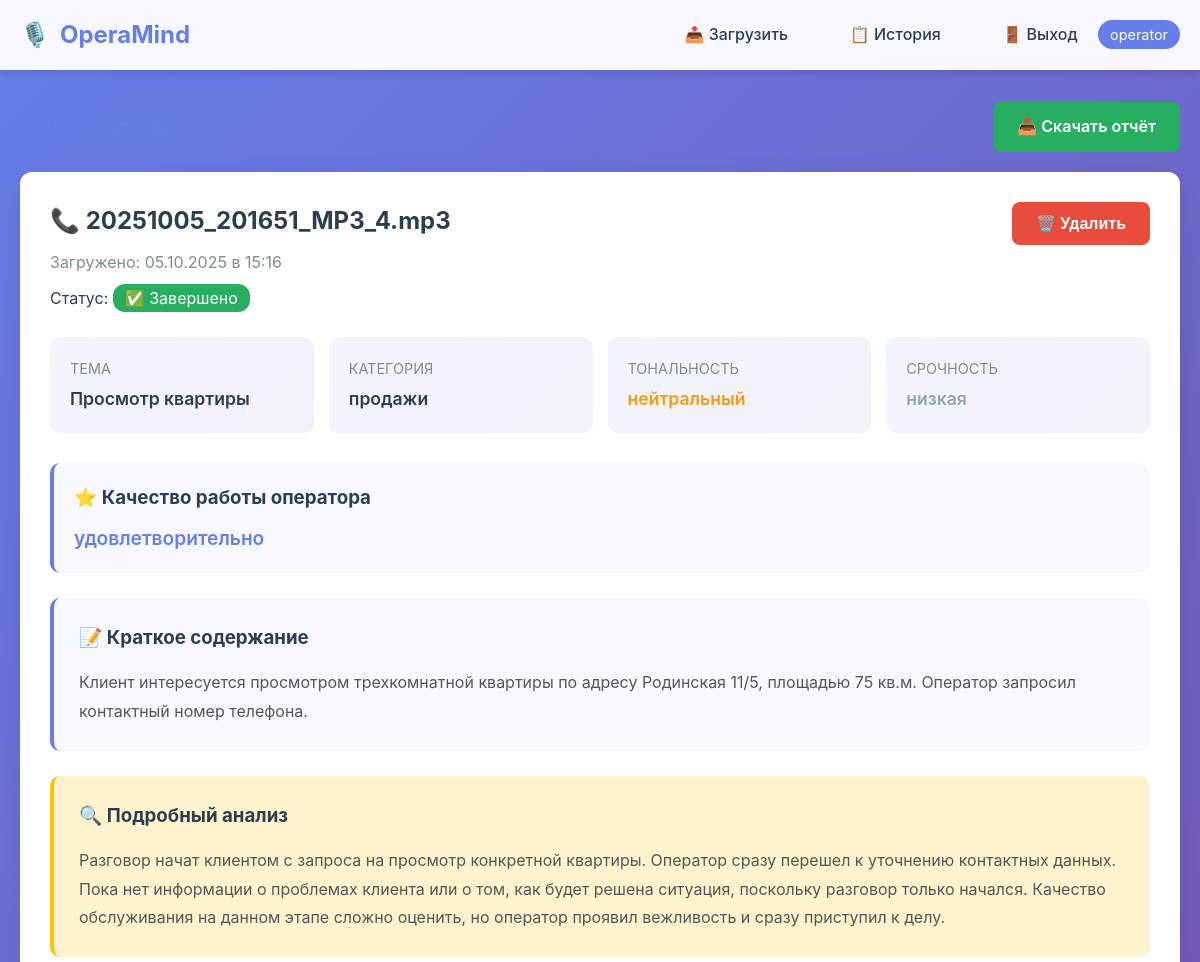
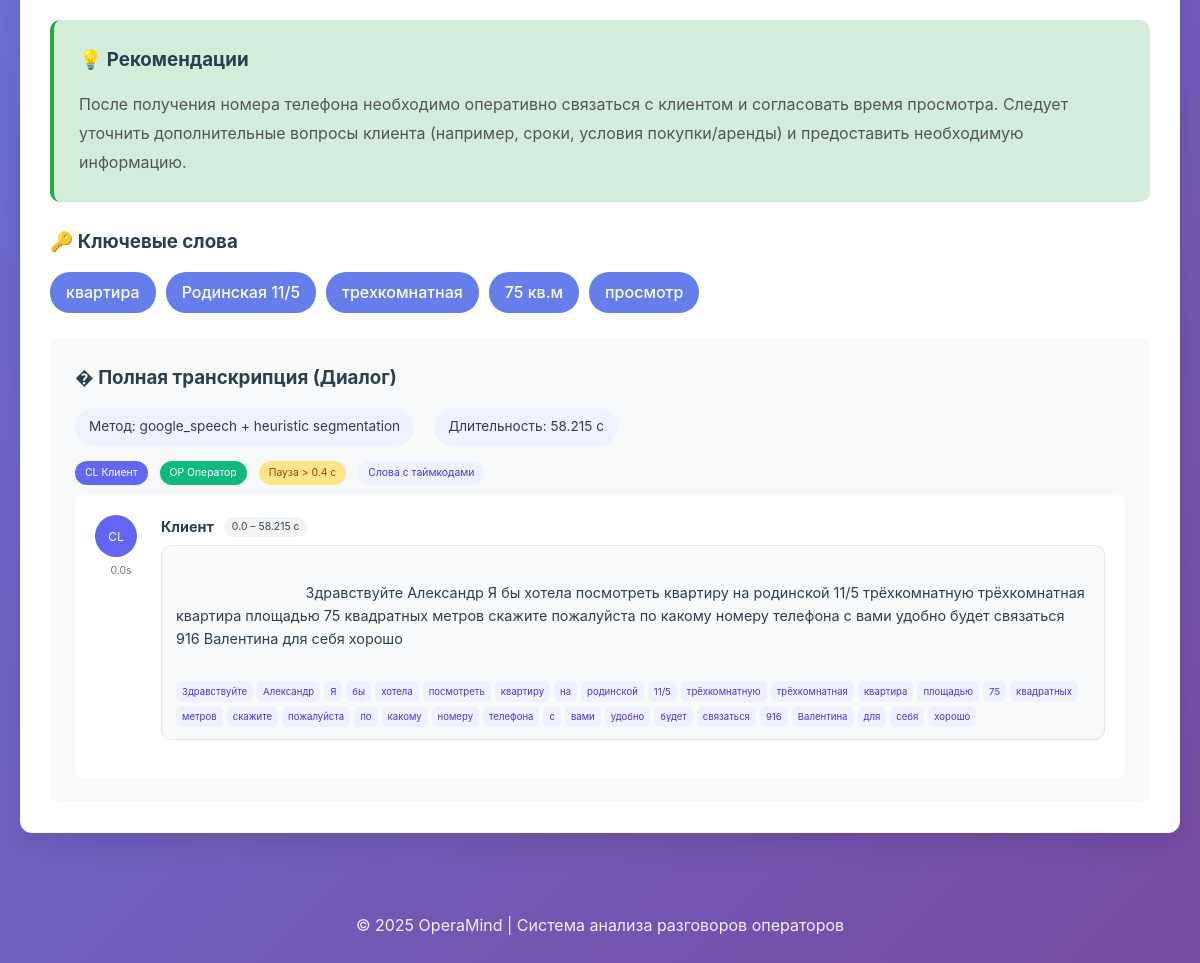
Page /conversation/21 (signed in) on the committed database (2 pictures, top to bottom).
### models.py (models this page shows, shortened)
class User(UserMixin, db.Model):
    id = db.Column(db.Integer, primary_key=True)
    username = db.Column(db.String(80), unique=True, nullable=False)
    password_hash = db.Column(db.String(200), nullable=False)
    created_at = db.Column(db.DateTime, default=datetime.utcnow)
    conversations = db.relationship('Conversation', backref='user', lazy=True, cascade='all, delete-orphan')

class Conversation(db.Model):
    id = db.Column(db.Integer, primary_key=True)
    filename = db.Column(db.String(255), nullable=False)
    filepath = db.Column(db.String(500), nullable=False)
    duration = db.Column(db.Integer)
    upload_date = db.Column(db.DateTime, default=datetime.utcnow)
    status = db.Column(db.String(50), default='pending')  # pending/transcribing/analyzing/completed/error
    user_id = db.Column(db.Integer, db.ForeignKey('user.id'), nullable=False)
    analysis = db.relationship('Analysis', backref='conversation', uselist=False, cascade='all, delete-orphan')

class Analysis(db.Model):
    id = db.Column(db.Integer, primary_key=True)
    conversation_id = db.Column(db.Integer, db.ForeignKey('conversation.id'), nullable=False)
    transcript = db.Column(db.Text)
    topic = db.Column(db.String(100))
    category = db.Column(db.String(50))
    sentiment = db.Column(db.String(50))
    urgency = db.Column(db.String(50))
    keywords = db.Column(db.Text)  # JSON
    summary = db.Column(db.Text)
    detailed_analysis = db.Column(db.Text)  # Подробный анализ
    operator_quality = db.Column(db.String(50))  # Оценка работы оператора
    recommendations = db.Column(db.Text)  # Рекомендации
    created_at = db.Column(db.DateTime, default=datetime.utcnow)

### app.py (the view)
@app.route('/conversation/<int:conversation_id>')
@login_required
def conversation_detail(conversation_id):
    conversation = Conversation.query.get_or_404(conversation_id)
    if conversation.user_id != current_user.id:
        flash('❌ Нет доступа', 'error')
        return redirect(url_for('history'))
    return render_template('conversation_detail.html', conversation=conversation)

### templates/conversation_detail.html (shortened to what this page needs)
{% extends "base.html" %}
{% block content %}
<div style="margin-bottom: 20px; display: flex; justify-content: space-between; align-items: center;">
    <a href="{{ url_for('history') }}" style="color: #667eea; text-decoration: none; font-weight: 500;">
    </a>
    {% if conversation.analysis %}
    <a href="{{ url_for('download_report', conversation_id=conversation.id) }}" class="btn" style="background: #27ae60;">
        📥 Скачать отчёт
    </a>
    {% endif %}
</div>
<div class="card">
    <div style="display: flex; justify-content: space-between; align-items: start; margin-bottom: 25px;">
        <div>
            <h2 style="color: #2c3e50; margin-bottom: 10px;">📞 {{ conversation.filename }}</h2>
            <p style="color: #7f8c8d;">
                Загружено: {{ conversation.upload_date.strftime('%d.%m.%Y в %H:%M') }}
            </p>
            <p style="margin-top: 10px;">
                Статус:
                {% if conversation.status == 'completed' %}
                    <span style="background: #27ae60; color: white; padding: 4px 12px; border-radius: 12px;">✅ Завершено</span>
                {% elif conversation.status == 'transcribing' %}
                    <span style="background: #3498db; color: white; padding: 4px 12px; border-radius: 12px;">🎧 Транскрипция...</span>
                {% elif conversation.status == 'analyzing' %}
                    <span style="background: #f39c12; color: white; padding: 4px 12px; border-radius: 12px;">🤖 Анализ...</span>
                {% elif conversation.status == 'error' %}
                    <span style="background: #e74c3c; color: white; padding: 4px 12px; border-radius: 12px;">❌ Ошибка</span>
                {% else %}
                    <span style="background: #95a5a6; color: white; padding: 4px 12px; border-radius: 12px;">⏳ Ожидает</span>
                {% endif %}
            </p>
        </div>
        <form method="POST" action="{{ url_for('delete_conversation', conversation_id=conversation.id) }}"
              onsubmit="return confirm('Удалить этот разговор?');">
            <button type="submit" class="btn btn-danger">🗑️ Удалить</button>
        </form>
    </div>
    {% if conversation.analysis %}
    <div style="display: grid; grid-template-columns: repeat(auto-fit, minmax(200px, 1fr)); gap: 15px; margin-bottom: 30px;">
        <div style="background: linear-gradient(135deg, #667eea15 0%, #764ba215 100%); padding: 20px; border-radius: 10px;">
            <p style="color: #7f8c8d; font-size: 0.9rem; margin-bottom: 5px;">ТЕМА</p>
            <p style="color: #2c3e50; font-weight: 600; font-size: 1.1rem;">{{ conversation.analysis.topic }}</p>
        </div>
        <div style="background: linear-gradient(135deg, #667eea15 0%, #764ba215 100%); padding: 20px; border-radius: 10px;">
            <p style="color: #7f8c8d; font-size: 0.9rem; margin-bottom: 5px;">КАТЕГОРИЯ</p>
            <p style="color: #2c3e50; font-weight: 600; font-size: 1.1rem;">{{ conversation.analysis.category }}</p>
        </div>
        <div style="background: linear-gradient(135deg, #667eea15 0%, #764ba215 100%); padding: 20px; border-radius: 10px;">
            <p style="color: #7f8c8d; font-size: 0.9rem; margin-bottom: 5px;">ТОНАЛЬНОСТЬ</p>
            {% if conversation.analysis.sentiment == 'позитивный' %}
                <p style="font-weight: 600; font-size: 1.1rem; color: #27ae60;">{{ conversation.analysis.sentiment }}</p>
            {% elif conversation.analysis.sentiment == 'негативный' %}
                <p style="font-weight: 600; font-size: 1.1rem; color: #e74c3c;">{{ conversation.analysis.sentiment }}</p>
            {% else %}
                <p style="font-weight: 600; font-size: 1.1rem; color: #f39c12;">{{ conversation.analysis.sentiment }}</p>
            {% endif %}
        </div>
        <div style="background: linear-gradient(135deg, #667eea15 0%, #764ba215 100%); padding: 20px; border-radius: 10px;">
            <p style="color: #7f8c8d; font-size: 0.9rem; margin-bottom: 5px;">СРОЧНОСТЬ</p>
            {% if conversation.analysis.urgency == 'критическая' %}
                <p style="font-weight: 600; font-size: 1.1rem; color: #e74c3c;">{{ conversation.analysis.urgency }}</p>
            {% elif conversation.analysis.urgency == 'высокая' %}
                <p style="font-weight: 600; font-size: 1.1rem; color: #f39c12;">{{ conversation.analysis.urgency }}</p>
            {% elif conversation.analysis.urgency == 'средняя' %}
                <p style="font-weight: 600; font-size: 1.1rem; color: #3498db;">{{ conversation.analysis.urgency }}</p>
            {% else %}
                <p style="font-weight: 600; font-size: 1.1rem; color: #95a5a6;">{{ conversation.analysis.urgency }}</p>
            {% endif %}
        </div>
    </div>
    {% if conversation.analysis.operator_quality %}
    <div style="background: #f8f9ff; padding: 20px; border-radius: 10px; margin-bottom: 25px; border-left: 4px solid #667eea;">
        <h3 style="color: #2c3e50; margin-bottom: 10px;">⭐ Качество работы оператора</h3>
        <p style="font-size: 1.2rem; font-weight: 600; color: #667eea;">{{ conversation.analysis.operator_quality }}</p>
    </div>
    {% endif %}
    <div style="background: #f8f9ff; padding: 25px; border-radius: 10px; margin-bottom: 25px; border-left: 4px solid #667eea;">
        <h3 style="color: #2c3e50; margin-bottom: 15px;">📝 Краткое содержание</h3>
        <p style="color: #555; line-height: 1.8;">{{ conversation.analysis.summary }}</p>
    </div>
    {% if conversation.analysis.detailed_analysis %}
    <div style="background: #fff3cd; padding: 25px; border-radius: 10px; margin-bottom: 25px; border-left: 4px solid #ffc107;">
        <h3 style="color: #2c3e50; margin-bottom: 15px;">🔍 Подробный анализ</h3>
        <p style="color: #555; line-height: 1.8; white-space: pre-line;">{{ conversation.analysis.detailed_analysis }}</p>
    </div>
    {% endif %}
    {% if conversation.analysis.recommendations %}
    <div style="background: #d4edda; padding: 25px; border-radius: 10px; margin-bottom: 25px; border-left: 4px solid #28a745;">
        <h3 style="color: #2c3e50; margin-bottom: 15px;">💡 Рекомендации</h3>
        <p style="color: #555; line-height: 1.8; white-space: pre-line;">{{ conversation.analysis.recommendations }}</p>
    </div>
    {% endif %}
    <div style="margin-bottom: 25px;">
        <h3 style="color: #2c3e50; margin-bottom: 15px;">🔑 Ключевые слова</h3>
        <div style="display: flex; flex-wrap: wrap; gap: 10px;">
            {% if conversation.analysis.keywords %}
                {% set keywords = conversation.analysis.keywords|from_json %}
                {% for keyword in keywords %}
                <span style="background: #667eea; color: white; padding: 8px 16px; border-radius: 20px; font-weight: 500;">
                    {{ keyword }}
                </span>
                {% endfor %}
            {% endif %}
        </div>
    </div>
    <div style="background: #f8f9fa; padding: 25px; border-radius: 10px;">
        <h3 style="color: #2c3e50; margin-bottom: 15px;">� Полная транскрипция (Диалог)</h3>
        {% set is_json = False %}
        {% set structured = None %}
        {% if conversation.analysis.transcript %}
            {% set raw = conversation.analysis.transcript %}
            {% if raw.startswith('{') %}
                {% set is_json = True %}
                {% set structured = raw|from_json %}
            {% endif %}
        {% endif %}
        {% if is_json and structured and structured.segments %}
        <div style="display:flex; gap:20px; flex-wrap:wrap; margin-bottom:15px;">
            <div style="background:#eef2ff;padding:8px 14px;border-radius:20px;font-size:0.85rem;">Метод: {{ structured.meta.method if structured.meta and structured.meta.method }}</div>
            <div style="background:#eef2ff;padding:8px 14px;border-radius:20px;font-size:0.85rem;">Длительность: {{ structured.meta.duration_sec }} c</div>
        </div>
        <div style="display:flex; gap:12px; flex-wrap:wrap; margin-bottom:10px; font-size:0.65rem;">
            <span style="background:#6366f1;color:white;padding:4px 10px;border-radius:14px;">CL Клиент</span>
            <span style="background:#10b981;color:white;padding:4px 10px;border-radius:14px;">OP Оператор</span>
            <span style="background:#fde68a;color:#92400e;padding:4px 10px;border-radius:14px;">Пауза &gt; 0.4 c</span>
            <span style="background:#eef2ff;color:#4338ca;padding:4px 10px;border-radius:14px;">Слова с таймкодами</span>
        </div>
        <div id="chat" style="background: white; padding: 20px; border-radius: 8px; max-height: 600px; overflow-y: auto; color:#2c3e50;">
            {% for seg in structured.segments %}
                {% set seg_type = seg.segment_type if 'segment_type' in seg else ('speech') %}
                <div class="seg {% if seg_type=='silence' %}silence{% endif %}" style="margin-bottom:18px; display:flex; gap:14px; align-items:flex-start;">
                    <div style="width:52px;text-align:center;">
                        {% if seg.speaker == 'client' %}
                            <div style="background:#6366f1;color:white;width:42px;height:42px;display:flex;align-items:center;justify-content:center;border-radius:50%;font-size:0.75rem;">CL</div>
                        {% elif seg.speaker == 'operator' %}
                            <div style="background:#10b981;color:white;width:42px;height:42px;display:flex;align-items:center;justify-content:center;border-radius:50%;font-size:0.75rem;">OP</div>
                        {% else %}
                            <div style="background:#9ca3af;color:white;width:42px;height:42px;display:flex;align-items:center;justify-content:center;border-radius:50%;font-size:0.75rem;">UK</div>
                        {% endif %}
                        <div style="margin-top:6px;font-size:0.65rem;color:#6b7280;">{{ seg.start }}s</div>
                    </div>
                    <div style="flex:1;">
                        <div style="display:flex;align-items:center;gap:10px; margin-bottom:6px;">
                            <strong style="font-size:0.9rem;">
                                {% if seg.speaker == 'client' %}Клиент{% elif seg.speaker == 'operator' %}Оператор{% else %}Неизвестно{% endif %}
                            </strong>
                            <span style="background:#f3f4f6;padding:2px 8px;border-radius:12px;font-size:0.65rem;color:#374151;">{{ seg.start }} – {{ seg.end }} c</span>
                        </div>
                        <div class="bubble" style="background:#f9fafb;border:1px solid #e5e7eb;padding:12px 14px;border-radius:10px;line-height:1.6;font-size:0.9rem; position:relative;">
                            <div style="margin-bottom:8px; white-space:pre-wrap;">
                                {% if seg_type=='silence' %}<em>{{ seg.text }}</em>{% else %}{{ seg.text }}{% endif %}
                            </div>
                            {% if seg.words %}
                                <div style="display:flex; flex-wrap:wrap; gap:4px; margin-top:6px;">
                                    {% for w in seg.words %}
                                        <span class="word" data-start="{{ w.start }}" data-end="{{ w.end }}" title="{{ w.start }}–{{ w.end }} c" style="background:#eef2ff;color:#4338ca;padding:3px 6px;border-radius:6px;font-size:0.6rem; cursor:help; transition:background .3s;">{{ w.w }}</span>
                                    {% endfor %}
                                </div>
                            {% endif %}
                        </div>
                    </div>
                </div>
            {% endfor %}
        </div>
        {% else %}
            <div style="background: white; padding: 20px; border-radius: 8px; max-height: 500px; overflow-y: auto; line-height: 1.8; color: #2c3e50; white-space: pre-line;">{{ conversation.analysis.transcript }}</div>
        {% endif %}
    </div>
    {% endif %}
</div>
{% endblock %}

### templates/base.html (shortened to what this page needs)
<!DOCTYPE html>
<html lang="ru">
<head>
</head>
<body>
    <nav class="navbar">
        <div class="container">
            <div class="logo">
                🎙️ <span>OperaMind</span>
            </div>
            {% if current_user.is_authenticated %}
            <nav>
                <a href="{{ url_for('index') }}">📤 Загрузить</a>
                <a href="{{ url_for('history') }}">📋 История</a>
                <a href="{{ url_for('logout') }}">🚪 Выход</a>
                <span class="user-badge">{{ current_user.username }}</span>
            </nav>
            {% endif %}
        </div>
    </nav>
    <div class="container">
        {% block content %}{% endblock %}
    </div>
    <footer>
        <p>© 2025 OperaMind | Система анализа разговоров операторов</p>
    </footer>
</body>
</html>

### rows in the picture
User: username "operator"
Conversation: filename "20251005_201651_MP3_4.mp3", upload_date "05.10.2025 в 15:16"
Analysis: analysis.topic "Просмотр квартиры", analysis.category "продажи", analysis.sentiment "нейтральный", analysis.urgency "низкая", analysis.operator_quality "удовлетворительно", analysis.summary "Клиент интересуется просмотром трехкомнатной квартиры по адресу Родинская 11/5, площадью 75 кв.м. Оператор запросил контактный номер телефона.", analysis.detailed_analysis "Разговор начат клиентом с запроса на просмотр конкретной квартиры. Оператор сразу перешел к уточнению контактных данных. Пока нет информации о проблемах клиента или о том, как будет решена ситуация, поскольку разговор только начался. Качество обслуживания на данном этапе сложно оценить, но оператор проявил вежливость и сразу приступил к делу.", analysis.recommendations "После получения номера телефона необходимо оперативно связаться с клиентом и согласовать время просмотра. Следует уточнить дополнительные вопросы клиента (например, сроки, условия покупки/аренды) и предоставить необходимую информацию."

### other values in the picture
{{ keyword }} "квартира" "Родинская 11/5" "трехкомнатная" "75 кв.м" "просмотр"
{{ structured.meta.method if structured.meta and structured.meta.method }} "google_speech + heuristic segmentation"
{{ structured.meta.duration_sec }} "58.215"
{{ seg.start }} "0.0"
{{ seg.end }} "58.215"
{{ w.w }} "Здравствуйте" "Александр" "Я" "бы" "хотела" "посмотреть" "квартиру" "на" "родинской" "11/5" "трёхкомнатную" "трёхкомнатная" "квартира" "площадью" "75" "квадратных" "метров" "скажите" "пожалуйста" "по" "какому" "номеру" "телефона" "с" "вами" "удобно" "будет" "связаться" "916" "Валентина" "для" "себя" "хорошо"
